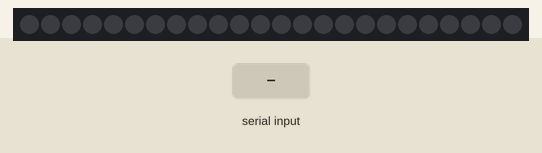
The sketch below on a simulated Arduino Uno, built with avr-gcc and run on an emulated ATmega328P. Parts: 24 RGB LEDs in strip order, left to right. Inputs (shaded band) come from the test bench.

Above: at 1.2 s.
1.3 s: "1" received over Serial
At 2.5 s:
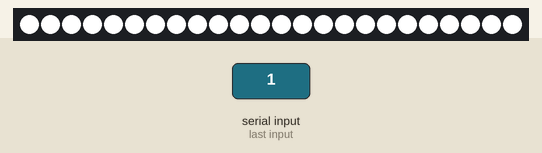
2.8 s: "0" received over Serial
At 3.9 s:
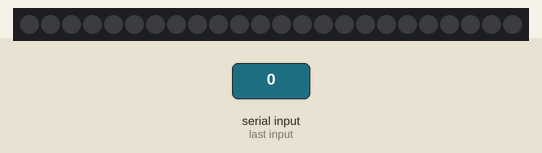
Timing chart, 0 to 5.8 s (numbered marks = the images above; inputs shaded):
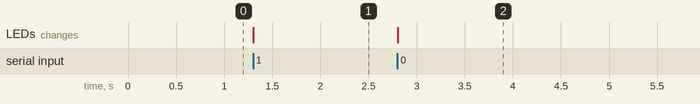

Measured:
- after the input at 1.3 s, the LEDs: change at once (image 1)
- after the input at 2.8 s, the LEDs: change at once (image 2)

The sketch:

led_branco.ino
```cpp
#include <Adafruit_NeoPixel.h>

#define PIN_NEOPIXEL 6
#define NUM_PIXELS   24

Adafruit_NeoPixel pixels(NUM_PIXELS, PIN_NEOPIXEL, NEO_GRB + NEO_KHZ800);

void setup() {
  Serial.begin(9600);
  pixels.begin();
  pixels.show();  // começa apagado
}

void loop() {
  if (Serial.available() > 0) {
    char cmd = Serial.read();
    if (cmd == '1') {
      pixels.fill(pixels.Color(255, 255, 255));
      pixels.show();
    } else if (cmd == '0') {
      pixels.clear();
      pixels.show();
    }
  }
}
```
